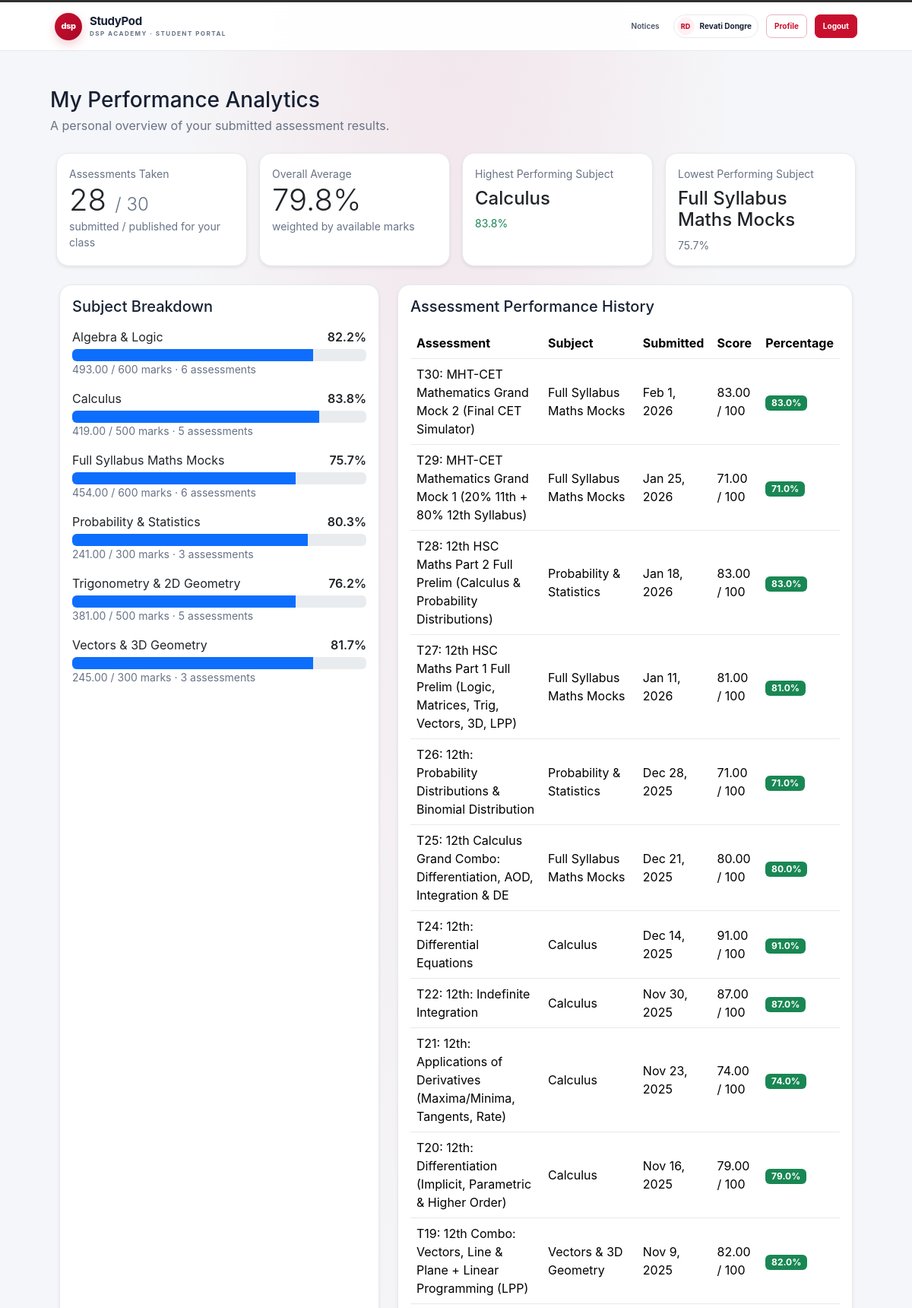
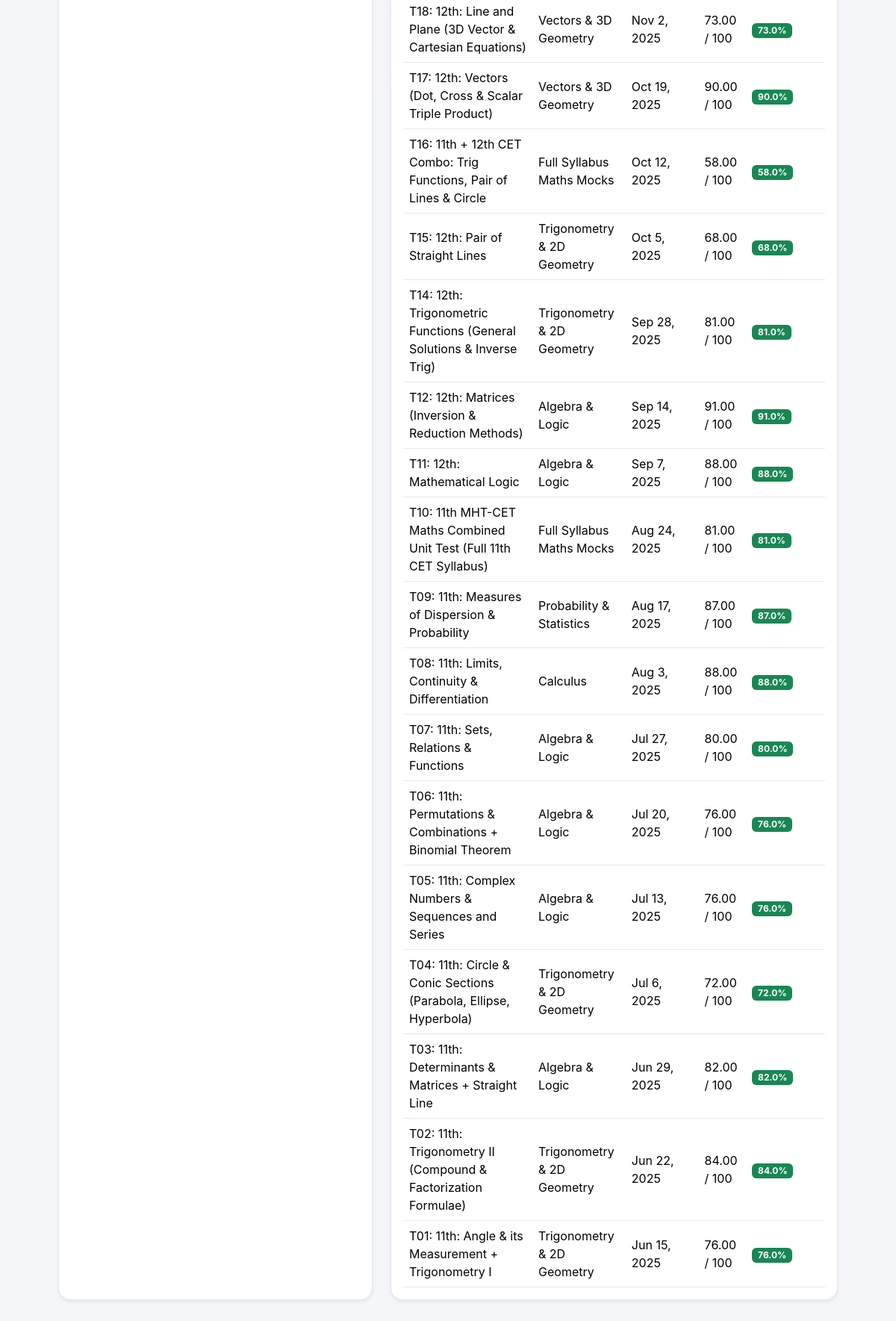
The app's page /academics/student/analytics/ (signed in) with its own data (2 pictures, top to bottom).
### accounts/models.py (models this page shows, shortened)
class User(AbstractUser):
    class Role(models.TextChoices):
        TEACHER = "TEACHER", "Teacher"
        STUDENT = "STUDENT", "Student"
        PARENT = "PARENT", "Parent"
    role = models.CharField(
        max_length=10,
        choices=Role.choices,
        default=Role.STUDENT,
    )

### academics/models.py (models this page shows, shortened)
class Subject(models.Model):
    name = models.CharField(max_length=100)
    code = models.CharField(max_length=20, unique=True)

class Assessment(models.Model):
    class WorkflowStatus(models.TextChoices):
        DRAFT = "DRAFT", "Draft"
        PENDING_ADMIN = "PENDING_ADMIN", "Pending Admin Review"
        PUBLISHED = "PUBLISHED", "Published"
    class AssessmentType(models.TextChoices):
        TEST = "TEST", "Test"
        ASSIGNMENT = "ASSIGNMENT", "Assignment"
    class TimingMode(models.TextChoices):
        NONE = "NONE", "No Time Limit"
        ENTIRE_TEST = "ENTIRE_TEST", "Entire Test"
        PER_QUESTION = "PER_QUESTION", "Per Question"
    title = models.CharField(max_length=200)
    description = models.TextField(blank=True)
    teacher = models.ForeignKey(
        "accounts.TeacherProfile",
        on_delete=models.CASCADE,
        related_name="assessments"
    )
    student_class = models.ForeignKey(
        Class,
        on_delete=models.CASCADE,
        related_name="assessments"
    )
    subject = models.ForeignKey(
        Subject,
        on_delete=models.CASCADE,
        related_name="assessments"
    )
    assessment_type = models.CharField(
        max_length=20,
        choices=AssessmentType.choices
    )
    total_marks = models.PositiveIntegerField()
    workflow_status = models.CharField(
        max_length=20,
        choices=WorkflowStatus.choices,
        default=WorkflowStatus.DRAFT,
    )
    is_published = models.BooleanField(default=False)
    max_attempts = models.PositiveIntegerField(default=1)
    shuffle_questions = models.BooleanField(default=False)
    show_results_immediately = models.BooleanField(default=True)
    results_released = models.BooleanField(default=False)
    passmark_percentage = models.FloatField(default=40.0)
    access_code = models.CharField(max_length=20, blank=True, null=True)
    instructions = models.TextField(blank=True)
    timing_mode = models.CharField(
        max_length=20,
        choices=TimingMode.choices,
        default=TimingMode.NONE
    )
    duration_hours = models.PositiveIntegerField(
        default=0
    )
    duration_minutes = models.PositiveIntegerField(
        default=0
    )
    available_from = models.DateTimeField(
        null=True,
        blank=True
    )
    due_date = models.DateTimeField(
        null=True,
        blank=True
    )
    created_at = models.DateTimeField(
        auto_now_add=True
    )

### exam_engine/models.py (models this page shows, shortened)
class AssessmentAttempt(models.Model):
    class Status(models.TextChoices):
        IN_PROGRESS = "IN_PROGRESS", "In Progress"
        SUBMITTED = "SUBMITTED", "Submitted"
        TIME_EXPIRED = "TIME_EXPIRED", "Time Expired"
        LOCKED = "LOCKED", "Locked"
        NEEDS_EVALUATION = "NEEDS_EVALUATION", "Needs Evaluation"
        EVALUATED = "EVALUATED", "Evaluated"
    assessment = models.ForeignKey(
        "academics.Assessment",
        on_delete=models.CASCADE,
        related_name="attempts"
    )
    student = models.ForeignKey(
        "accounts.StudentProfile",
        on_delete=models.CASCADE,
        related_name="assessment_attempts"
    )
    started_at = models.DateTimeField()
    expires_at = models.DateTimeField(
        null=True,
        blank=True
    )
    submitted_at = models.DateTimeField(
        null=True,
        blank=True
    )
    status = models.CharField(
        max_length=20,
        choices=Status.choices,
        default=Status.IN_PROGRESS
    )
    class Meta:
        ordering = ["-started_at", "-pk"]
        constraints = [
            models.UniqueConstraint(
                fields=["assessment", "student"],
                condition=Q(status="IN_PROGRESS"),
                name="unique_active_student_assessment_attempt",
            )
        ]

### academics/views.py (the view)
# urls.py: path("student/analytics/", views.student_analytics, name="student_analytics"),
@login_required
def student_analytics(request):
    is_parent = request.user.role == "PARENT"
    children = None
    selected_child = None
    if is_parent:
        children = request.user.parent_profile.students.select_related("student_class").order_by(
            "user__last_name", "user__first_name", "pk"
        )
        child_id = request.GET.get("student_id")
        selected_child = children.filter(pk=child_id).first() if child_id else children.first()
        if child_id and selected_child is None:
            return HttpResponseForbidden("You can only view a linked student's progress.")
        if selected_child is None:
            return HttpResponseForbidden("No student is linked to this parent account.")
        student = selected_child
    elif request.user.role == "STUDENT":
        student = request.user.student_profile
    else:
        return HttpResponseForbidden("Student analytics are available only to the signed-in student.")
    submitted_attempts = AssessmentAttempt.objects.filter(
        student=student,
        submitted_at__isnull=False,
    ).select_related("assessment__subject", "assessment__student_class")
    taken_stats = submitted_attempts.aggregate(
        taken=Count("pk"),
        total_available=Sum("assessment__total_marks"),
    )
    obtained = StudentAnswer.objects.filter(
        attempt__in=submitted_attempts,
    ).aggregate(total=Sum("awarded_marks"))["total"] or Decimal("0")
    total_available = taken_stats["total_available"] or 0
    average_percentage = (
        (Decimal(obtained) / Decimal(total_available) * Decimal("100"))
        if total_available else Decimal("0")
    )
    if student.student_class_id:
        assigned_stats = Assessment.objects.filter(
            student_class_id=student.student_class_id,
            is_published=True,
        ).aggregate(count=Count("pk"))
        subject_ids = submitted_attempts.values_list(
            "assessment__subject_id", flat=True
        ).distinct()
    else:
        assigned_stats = {"count": 0}
        subject_ids = Subject.objects.none().values_list("pk", flat=True)
    subject_breakdown = []
    for subject in Subject.objects.filter(pk__in=subject_ids).order_by("name"):
        subject_attempts = submitted_attempts.filter(assessment__subject=subject)
        stats = subject_attempts.aggregate(
            taken=Count("pk"),
            available=Sum("assessment__total_marks"),
        )
        marks = StudentAnswer.objects.filter(
            attempt__in=subject_attempts,
        ).aggregate(total=Sum("awarded_marks"))["total"] or Decimal("0")
        available = stats["available"] or 0
        percentage = Decimal(marks) / Decimal(available) * Decimal("100") if available else Decimal("0")
        subject_breakdown.append({
            "subject": subject,
            "assessments_taken": stats["taken"],
            "obtained_marks": marks,
            "total_marks": available,
            "percentage": percentage,
        })
    highest_subject = max(subject_breakdown, key=lambda row: row["percentage"], default=None)
    lowest_subject = min(subject_breakdown, key=lambda row: row["percentage"], default=None)
    history = []
    for attempt in submitted_attempts.annotate(
        analytics_score=Coalesce(
            Sum("answers__awarded_marks"),
            Value(Decimal("0.00")),
            output_field=DecimalField(max_digits=9, decimal_places=2),
        )
    ).order_by("-submitted_at", "-pk"):
        total = attempt.assessment.total_marks
        history.append({
            "attempt": attempt,
            "score": attempt.analytics_score,
            "total_marks": total,
            "percentage": (Decimal(attempt.analytics_score) / Decimal(total) * 100) if total else Decimal("0"),
        })
    return render(request, "academics/student_analytics.html", {
        "taken_count": taken_stats["taken"],
        "assigned_count": assigned_stats["count"],
        "average_percentage": average_percentage,
        "subject_breakdown": subject_breakdown,
        "highest_subject": highest_subject,
        "lowest_subject": lowest_subject,
        "history": history,
        "children": children,
        "selected_child": selected_child,
        "is_parent_view": is_parent,
    })

### academics/templates/academics/student_analytics.html (shortened to what this page needs)
{% extends "accounts/base.html" %}
{% block content %}
<div class="mb-4">
    <h1 class="h3 mb-1">{% if is_parent_view %}Student Progress{% else %}My Performance Analytics{% endif %}</h1>
    <p class="text-muted mb-0">{% if is_parent_view %}Assessment results for {{ selected_child.user.get_full_name|default:selected_child.user.username }}.{% else %}A personal overview of your submitted assessment results.{% endif %}</p>
</div>
<div class="row g-3 mb-4">
    <div class="col-md-6 col-xl-3"><div class="card h-100 shadow-sm"><div class="card-body"><div class="text-muted small">Assessments Taken</div><div class="display-6">{{ taken_count }} <span class="fs-4 text-muted">/ {{ assigned_count }}</span></div><div class="small text-muted">submitted / published for your class</div></div></div></div>
    <div class="col-md-6 col-xl-3"><div class="card h-100 shadow-sm"><div class="card-body"><div class="text-muted small">Overall Average</div><div class="display-6">{{ average_percentage|floatformat:1 }}%</div><div class="small text-muted">weighted by available marks</div></div></div></div>
    <div class="col-md-6 col-xl-3"><div class="card h-100 shadow-sm"><div class="card-body"><div class="text-muted small">Highest Performing Subject</div><div class="h4 mt-2">{% if highest_subject %}{{ highest_subject.subject.name }}{% else %}—{% endif %}</div>{% if highest_subject %}<div class="small text-success">{{ highest_subject.percentage|floatformat:1 }}%</div>{% endif %}</div></div></div>
    <div class="col-md-6 col-xl-3"><div class="card h-100 shadow-sm"><div class="card-body"><div class="text-muted small">Lowest Performing Subject</div><div class="h4 mt-2">{% if lowest_subject %}{{ lowest_subject.subject.name }}{% else %}—{% endif %}</div>{% if lowest_subject %}<div class="small text-muted">{{ lowest_subject.percentage|floatformat:1 }}%</div>{% endif %}</div></div></div>
</div>
<div class="row g-4">
    <section class="col-lg-5">
        <div class="card shadow-sm h-100">
            <div class="card-body">
                <h2 class="h5 mb-3">Subject Breakdown</h2>
                {% for row in subject_breakdown %}
                <div class="mb-3">
                    <div class="d-flex justify-content-between mb-1"><span>{{ row.subject.name }}</span><span class="fw-semibold">{{ row.percentage|floatformat:1 }}%</span></div>
                    <div class="progress" role="progressbar" aria-label="{{ row.subject.name }} average" aria-valuenow="{{ row.percentage|floatformat:0 }}" aria-valuemin="0" aria-valuemax="100">
                        <div class="progress-bar {% if row.percentage < 50 %}bg-warning{% endif %}" style="width: {{ row.percentage|floatformat:0 }}%"></div>
                    </div>
                    <div class="small text-muted">{{ row.obtained_marks|floatformat:2 }} / {{ row.total_marks }} marks · {{ row.assessments_taken }} assessment{{ row.assessments_taken|pluralize }}</div>
                </div>
                {% empty %}<p class="text-muted mb-0">Subject averages will appear after you submit an assessment.</p>{% endfor %}
            </div>
        </div>
    </section>
    <section class="col-lg-7">
        <div class="card shadow-sm">
            <div class="card-body">
                <h2 class="h5 mb-3">Assessment Performance History</h2>
                <div class="table-responsive">
                    <table class="table table-hover align-middle mb-0">
                        <thead><tr><th>Assessment</th><th>Subject</th><th>Submitted</th><th>Score</th><th>Percentage</th></tr></thead>
                        <tbody>
                            {% for row in history %}
                            <tr>
                                <td>{{ row.attempt.assessment.title }}</td>
                                <td>{{ row.attempt.assessment.subject.name }}</td>
                                <td>{{ row.attempt.submitted_at|date:"M j, Y" }}</td>
                                <td>{{ row.score|floatformat:2 }} / {{ row.total_marks }}</td>
                                <td><span class="badge {% if row.percentage < 50 %}text-bg-warning{% else %}text-bg-success{% endif %}">{{ row.percentage|floatformat:1 }}%</span></td>
                            </tr>
                            {% empty %}<tr><td colspan="5" class="text-center text-muted py-4">No submitted assessment results yet.</td></tr>{% endfor %}
                        </tbody>
                    </table>
                </div>
            </div>
        </div>
    </section>
</div>
{% endblock %}

### accounts/templates/accounts/partials/student_portal_header.html
<nav class="navbar navbar-expand-lg student-nav" aria-label="Student portal">
    <div class="container-fluid student-nav-inner">
        <a class="student-brand" href="{% url 'dashboard' %}" aria-label="StudyPod student dashboard">
            <span class="student-brand-mark">dsp</span>
            <span class="student-brand-copy">
                <strong>StudyPod</strong>
                <small>DSP ACADEMY · {% if user.role == "TEACHER" %}TEACHER PORTAL{% elif user.role == "PARENT" %}PARENT PORTAL{% else %}STUDENT PORTAL{% endif %}</small>
            </span>
        </a>
        <div class="student-nav-links">
            <a href="{% url 'notices' %}">Notices</a>
            <span class="student-user-chip">
                <span class="student-avatar">{% if user.first_name and user.last_name %}{{ user.first_name|first|upper }}{{ user.last_name|first|upper }}{% else %}{{ user.get_full_name|default:user.username|first|upper }}{% endif %}</span>
                {{ user.get_full_name|default:user.username }}
            </span>
            <a class="student-nav-button" href="{% url 'profile' %}">Profile</a>
            <a class="student-nav-button student-logout" href="{% url 'logout' %}">Logout</a>
        </div>
    </div>
</nav>

### accounts/templates/accounts/base.html (style rules this page uses)
:root { --sp-primary: #2563eb; --sp-navy: #0f172a; --sp-background: #f8fafc; --sp-text: #1e293b; --sp-muted: #64748b; --sp-border: #e2e8f0; }
body { background: var(--sp-background); color: var(--sp-text); font-family: -apple-system, BlinkMacSystemFont, "Segoe UI", sans-serif; }
h1, h2, h3, h4, h5, h6 { color: var(--sp-navy); font-weight: 600; }
.card { background-color: #fff; border: 1px solid var(--sp-border); border-radius: 12px; box-shadow: 0 2px 8px rgb(15 23 42 / 5%); }
a:not(.btn):not(.navbar-brand) { color: var(--sp-primary); }
.navbar a:not(.btn):not(.navbar-brand) { color: #fff; }
.text-muted { color: var(--sp-muted) !important; }

### records on screen
User: first_name|first "R", last_name|first "D", get_full_name "Revati Dongre"
Subject: subject.name "Calculus", percentage "83.8", {{ row.percentage|floatformat:0 }} 84 (drawn), obtained_marks "419.00", total_marks "500", assessments_taken "5"
Subject: subject.name "Full Syllabus Maths Mocks", percentage "75.7", {{ row.percentage|floatformat:0 }} 76 (drawn), obtained_marks "454.00", total_marks "600", assessments_taken "6"
Subject: subject.name "Algebra & Logic", percentage "82.2", {{ row.percentage|floatformat:0 }} 82 (drawn), obtained_marks "493.00", total_marks "600", assessments_taken "6"
Subject: subject.name "Probability & Statistics", percentage "80.3", {{ row.percentage|floatformat:0 }} 80 (drawn), obtained_marks "241.00", total_marks "300", assessments_taken "3"
Subject: subject.name "Trigonometry & 2D Geometry", percentage "76.2", {{ row.percentage|floatformat:0 }} 76 (drawn), obtained_marks "381.00", total_marks "500", assessments_taken "5"
Subject: subject.name "Vectors & 3D Geometry", percentage "81.7", {{ row.percentage|floatformat:0 }} 82 (drawn), obtained_marks "245.00", total_marks "300", assessments_taken "3"
AssessmentAttempt: attempt.assessment "T25: 12th Calculus Grand Combo: Differentiation, AOD, Integration & DE", attempt.assessment.subject.name "Full Syllabus Maths Mocks", attempt.submitted_at "Dec 21, 2025", score "80.00", total_marks "100", percentage "80.0"
AssessmentAttempt: attempt.assessment "T24: 12th: Differential Equations", attempt.assessment.subject.name "Calculus", attempt.submitted_at "Dec 14, 2025", score "91.00", total_marks "100", percentage "91.0"
AssessmentAttempt: attempt.assessment "T22: 12th: Indefinite Integration", attempt.assessment.subject.name "Calculus", attempt.submitted_at "Nov 30, 2025", score "87.00", total_marks "100", percentage "87.0"
AssessmentAttempt: attempt.assessment "T21: 12th: Applications of Derivatives (Maxima/Minima, Tangents, Rate)", attempt.assessment.subject.name "Calculus", attempt.submitted_at "Nov 23, 2025", score "74.00", total_marks "100", percentage "74.0"
AssessmentAttempt: attempt.assessment "T20: 12th: Differentiation (Implicit, Parametric & Higher Order)", attempt.assessment.subject.name "Calculus", attempt.submitted_at "Nov 16, 2025", score "79.00", total_marks "100", percentage "79.0"
AssessmentAttempt: attempt.assessment "T19: 12th Combo: Vectors, Line & Plane + Linear Programming (LPP)", attempt.assessment.subject.name "Vectors & 3D Geometry", attempt.submitted_at "Nov 9, 2025", score "82.00", total_marks "100", percentage "82.0"
AssessmentAttempt: attempt.assessment "T18: 12th: Line and Plane (3D Vector & Cartesian Equations)", attempt.assessment.subject.name "Vectors & 3D Geometry", attempt.submitted_at "Nov 2, 2025", score "73.00", total_marks "100", percentage "73.0"
AssessmentAttempt: attempt.assessment "T17: 12th: Vectors (Dot, Cross & Scalar Triple Product)", attempt.assessment.subject.name "Vectors & 3D Geometry", attempt.submitted_at "Oct 19, 2025", score "90.00", total_marks "100", percentage "90.0"
AssessmentAttempt: attempt.assessment "T16: 11th + 12th CET Combo: Trig Functions, Pair of Lines & Circle", attempt.assessment.subject.name "Full Syllabus Maths Mocks", attempt.submitted_at "Oct 12, 2025", score "58.00", total_marks "100", percentage "58.0"
AssessmentAttempt: attempt.assessment "T15: 12th: Pair of Straight Lines", attempt.assessment.subject.name "Trigonometry & 2D Geometry", attempt.submitted_at "Oct 5, 2025", score "68.00", total_marks "100", percentage "68.0"
AssessmentAttempt: attempt.assessment "T14: 12th: Trigonometric Functions (General Solutions & Inverse Trig)", attempt.assessment.subject.name "Trigonometry & 2D Geometry", attempt.submitted_at "Sep 28, 2025", score "81.00", total_marks "100", percentage "81.0"
AssessmentAttempt: attempt.assessment "T12: 12th: Matrices (Inversion & Reduction Methods)", attempt.assessment.subject.name "Algebra & Logic", attempt.submitted_at "Sep 14, 2025", score "91.00", total_marks "100", percentage "91.0"
AssessmentAttempt: attempt.assessment "T11: 12th: Mathematical Logic", attempt.assessment.subject.name "Algebra & Logic", attempt.submitted_at "Sep 7, 2025", score "88.00", total_marks "100", percentage "88.0"
AssessmentAttempt: attempt.assessment "T10: 11th MHT-CET Maths Combined Unit Test (Full 11th CET Syllabus)", attempt.assessment.subject.name "Full Syllabus Maths Mocks", attempt.submitted_at "Aug 24, 2025", score "81.00", total_marks "100", percentage "81.0"
AssessmentAttempt: attempt.assessment "T09: 11th: Measures of Dispersion & Probability", attempt.assessment.subject.name "Probability & Statistics", attempt.submitted_at "Aug 17, 2025", score "87.00", total_marks "100", percentage "87.0"
AssessmentAttempt: attempt.assessment "T08: 11th: Limits, Continuity & Differentiation", attempt.assessment.subject.name "Calculus", attempt.submitted_at "Aug 3, 2025", score "88.00", total_marks "100", percentage "88.0"
AssessmentAttempt: attempt.assessment "T07: 11th: Sets, Relations & Functions", attempt.assessment.subject.name "Algebra & Logic", attempt.submitted_at "Jul 27, 2025", score "80.00", total_marks "100", percentage "80.0"
AssessmentAttempt: attempt.assessment "T06: 11th: Permutations & Combinations + Binomial Theorem", attempt.assessment.subject.name "Algebra & Logic", attempt.submitted_at "Jul 20, 2025", score "76.00", total_marks "100", percentage "76.0"
AssessmentAttempt: attempt.assessment "T05: 11th: Complex Numbers & Sequences and Series", attempt.assessment.subject.name "Algebra & Logic", attempt.submitted_at "Jul 13, 2025", score "76.00", total_marks "100", percentage "76.0"
AssessmentAttempt: attempt.assessment "T04: 11th: Circle & Conic Sections (Parabola, Ellipse, Hyperbola)", attempt.assessment.subject.name "Trigonometry & 2D Geometry", attempt.submitted_at "Jul 6, 2025", score "72.00", total_marks "100", percentage "72.0"
AssessmentAttempt: attempt.assessment "T03: 11th: Determinants & Matrices + Straight Line", attempt.assessment.subject.name "Algebra & Logic", attempt.submitted_at "Jun 29, 2025", score "82.00", total_marks "100", percentage "82.0"
AssessmentAttempt: attempt.assessment "T02: 11th: Trigonometry II (Compound & Factorization Formulae)", attempt.assessment.subject.name "Trigonometry & 2D Geometry", attempt.submitted_at "Jun 22, 2025", score "84.00", total_marks "100", percentage "84.0"
AssessmentAttempt: attempt.assessment "T01: 11th: Angle & its Measurement + Trigonometry I", attempt.assessment.subject.name "Trigonometry & 2D Geometry", attempt.submitted_at "Jun 15, 2025", score "76.00", total_marks "100", percentage "76.0"

### other values on screen
{{ taken_count }} "28"
{{ assigned_count }} "30"
{{ average_percentage|floatformat:1 }} "79.8"
{{ highest_subject.percentage|floatformat:1 }} "83.8"
{{ lowest_subject.percentage|floatformat:1 }} "75.7"
